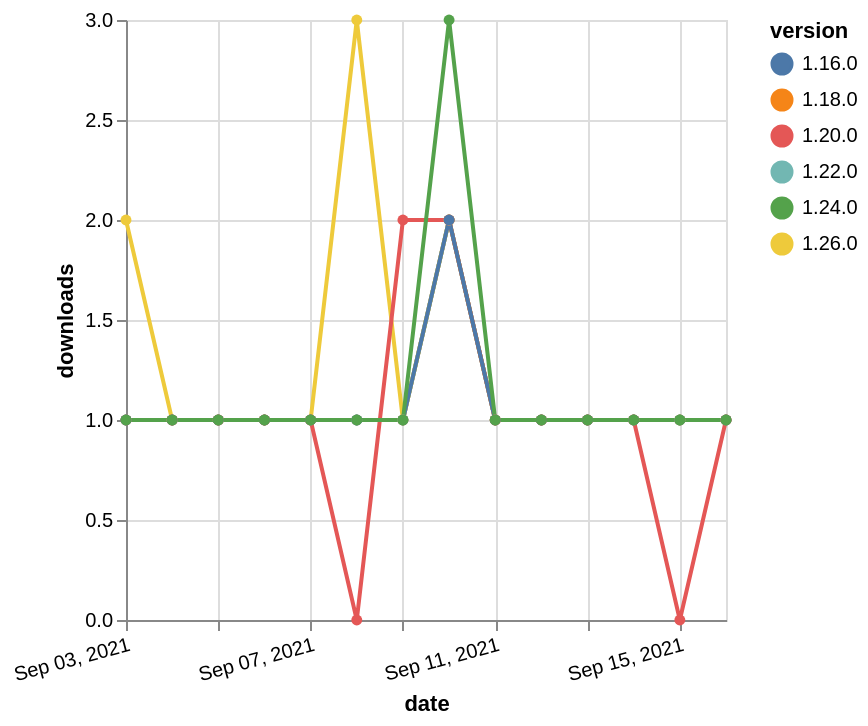

Specify this chart in Vega-Lite:
### Vega-Lite specification from a JSON file in a GitHub repository (floating-point values rounded to 4 significant figures)
{"$schema": "https://vega.github.io/schema/vega-lite/v5.json", "description": "A simple bar chart with embedded data.", "data": {"values": [{"date": "2021-09-03", "total": 210, "delta": 1, "version": "1.18.0"}, {"date": "2021-09-04", "total": 211, "delta": 1, "version": "1.18.0"}, {"date": "2021-09-05", "total": 212, "delta": 1, "version": "1.18.0"}, {"date": "2021-09-06", "total": 213, "delta": 1, "version": "1.18.0"}, {"date": "2021-09-07", "total": 214, "delta": 1, "version": "1.18.0"}, {"date": "2021-09-08", "total": 215, "delta": 1, "version": "1.18.0"}, {"date": "2021-09-09", "total": 216, "delta": 1, "version": "1.18.0"}, {"date": "2021-09-10", "total": 218, "delta": 2, "version": "1.18.0"}, {"date": "2021-09-11", "total": 219, "delta": 1, "version": "1.18.0"}, {"date": "2021-09-12", "total": 220, "delta": 1, "version": "1.18.0"}, {"date": "2021-09-13", "total": 221, "delta": 1, "version": "1.18.0"}, {"date": "2021-09-14", "total": 222, "delta": 1, "version": "1.18.0"}, {"date": "2021-09-15", "total": 223, "delta": 1, "version": "1.18.0"}, {"date": "2021-09-16", "total": 224, "delta": 1, "version": "1.18.0"}, {"date": "2021-09-03", "total": 166, "delta": 1, "version": "1.22.0"}, {"date": "2021-09-04", "total": 167, "delta": 1, "version": "1.22.0"}, {"date": "2021-09-05", "total": 168, "delta": 1, "version": "1.22.0"}, {"date": "2021-09-06", "total": 169, "delta": 1, "version": "1.22.0"}, {"date": "2021-09-07", "total": 170, "delta": 1, "version": "1.22.0"}, {"date": "2021-09-08", "total": 171, "delta": 1, "version": "1.22.0"}, {"date": "2021-09-09", "total": 172, "delta": 1, "version": "1.22.0"}, {"date": "2021-09-10", "total": 174, "delta": 2, "version": "1.22.0"}, {"date": "2021-09-11", "total": 175, "delta": 1, "version": "1.22.0"}, {"date": "2021-09-12", "total": 176, "delta": 1, "version": "1.22.0"}, {"date": "2021-09-13", "total": 177, "delta": 1, "version": "1.22.0"}, {"date": "2021-09-14", "total": 178, "delta": 1, "version": "1.22.0"}, {"date": "2021-09-15", "total": 179, "delta": 1, "version": "1.22.0"}, {"date": "2021-09-16", "total": 180, "delta": 1, "version": "1.22.0"}, {"date": "2021-09-03", "total": 126, "delta": 2, "version": "1.26.0"}, {"date": "2021-09-04", "total": 127, "delta": 1, "version": "1.26.0"}, {"date": "2021-09-05", "total": 128, "delta": 1, "version": "1.26.0"}, {"date": "2021-09-06", "total": 129, "delta": 1, "version": "1.26.0"}, {"date": "2021-09-07", "total": 130, "delta": 1, "version": "1.26.0"}, {"date": "2021-09-08", "total": 133, "delta": 3, "version": "1.26.0"}, {"date": "2021-09-09", "total": 134, "delta": 1, "version": "1.26.0"}, {"date": "2021-09-10", "total": 136, "delta": 2, "version": "1.26.0"}, {"date": "2021-09-11", "total": 137, "delta": 1, "version": "1.26.0"}, {"date": "2021-09-12", "total": 138, "delta": 1, "version": "1.26.0"}, {"date": "2021-09-13", "total": 139, "delta": 1, "version": "1.26.0"}, {"date": "2021-09-14", "total": 140, "delta": 1, "version": "1.26.0"}, {"date": "2021-09-15", "total": 141, "delta": 1, "version": "1.26.0"}, {"date": "2021-09-16", "total": 142, "delta": 1, "version": "1.26.0"}, {"date": "2021-09-03", "total": 200, "delta": 1, "version": "1.20.0"}, {"date": "2021-09-04", "total": 201, "delta": 1, "version": "1.20.0"}, {"date": "2021-09-05", "total": 202, "delta": 1, "version": "1.20.0"}, {"date": "2021-09-06", "total": 203, "delta": 1, "version": "1.20.0"}, {"date": "2021-09-07", "total": 204, "delta": 1, "version": "1.20.0"}, {"date": "2021-09-08", "total": 204, "delta": 0, "version": "1.20.0"}, {"date": "2021-09-09", "total": 206, "delta": 2, "version": "1.20.0"}, {"date": "2021-09-10", "total": 208, "delta": 2, "version": "1.20.0"}, {"date": "2021-09-11", "total": 209, "delta": 1, "version": "1.20.0"}, {"date": "2021-09-12", "total": 210, "delta": 1, "version": "1.20.0"}, {"date": "2021-09-13", "total": 211, "delta": 1, "version": "1.20.0"}, {"date": "2021-09-14", "total": 212, "delta": 1, "version": "1.20.0"}, {"date": "2021-09-15", "total": 212, "delta": 0, "version": "1.20.0"}, {"date": "2021-09-16", "total": 213, "delta": 1, "version": "1.20.0"}, {"date": "2021-09-03", "total": 258, "delta": 1, "version": "1.16.0"}, {"date": "2021-09-04", "total": 259, "delta": 1, "version": "1.16.0"}, {"date": "2021-09-05", "total": 260, "delta": 1, "version": "1.16.0"}, {"date": "2021-09-06", "total": 261, "delta": 1, "version": "1.16.0"}, {"date": "2021-09-07", "total": 262, "delta": 1, "version": "1.16.0"}, {"date": "2021-09-08", "total": 263, "delta": 1, "version": "1.16.0"}, {"date": "2021-09-09", "total": 264, "delta": 1, "version": "1.16.0"}, {"date": "2021-09-10", "total": 266, "delta": 2, "version": "1.16.0"}, {"date": "2021-09-11", "total": 267, "delta": 1, "version": "1.16.0"}, {"date": "2021-09-12", "total": 268, "delta": 1, "version": "1.16.0"}, {"date": "2021-09-13", "total": 269, "delta": 1, "version": "1.16.0"}, {"date": "2021-09-14", "total": 270, "delta": 1, "version": "1.16.0"}, {"date": "2021-09-15", "total": 271, "delta": 1, "version": "1.16.0"}, {"date": "2021-09-16", "total": 272, "delta": 1, "version": "1.16.0"}, {"date": "2021-09-03", "total": 198, "delta": 1, "version": "1.24.0"}, {"date": "2021-09-04", "total": 199, "delta": 1, "version": "1.24.0"}, {"date": "2021-09-05", "total": 200, "delta": 1, "version": "1.24.0"}, {"date": "2021-09-06", "total": 201, "delta": 1, "version": "1.24.0"}, {"date": "2021-09-07", "total": 202, "delta": 1, "version": "1.24.0"}, {"date": "2021-09-08", "total": 203, "delta": 1, "version": "1.24.0"}, {"date": "2021-09-09", "total": 204, "delta": 1, "version": "1.24.0"}, {"date": "2021-09-10", "total": 207, "delta": 3, "version": "1.24.0"}, {"date": "2021-09-11", "total": 208, "delta": 1, "version": "1.24.0"}, {"date": "2021-09-12", "total": 209, "delta": 1, "version": "1.24.0"}, {"date": "2021-09-13", "total": 210, "delta": 1, "version": "1.24.0"}, {"date": "2021-09-14", "total": 211, "delta": 1, "version": "1.24.0"}, {"date": "2021-09-15", "total": 212, "delta": 1, "version": "1.24.0"}, {"date": "2021-09-16", "total": 213, "delta": 1, "version": "1.24.0"}]}, "width": "container", "mark": {"type": "line", "point": {"filled": true}}, "encoding": {"x": {"field": "date", "type": "temporal", "timeUnit": "yearmonthdate", "title": "date", "axis": {"labelAngle": -15}}, "y": {"field": "delta", "type": "quantitative", "title": "downloads"}, "color": {"field": "version", "type": "nominal"}, "tooltip": {"field": "delta"}}}
